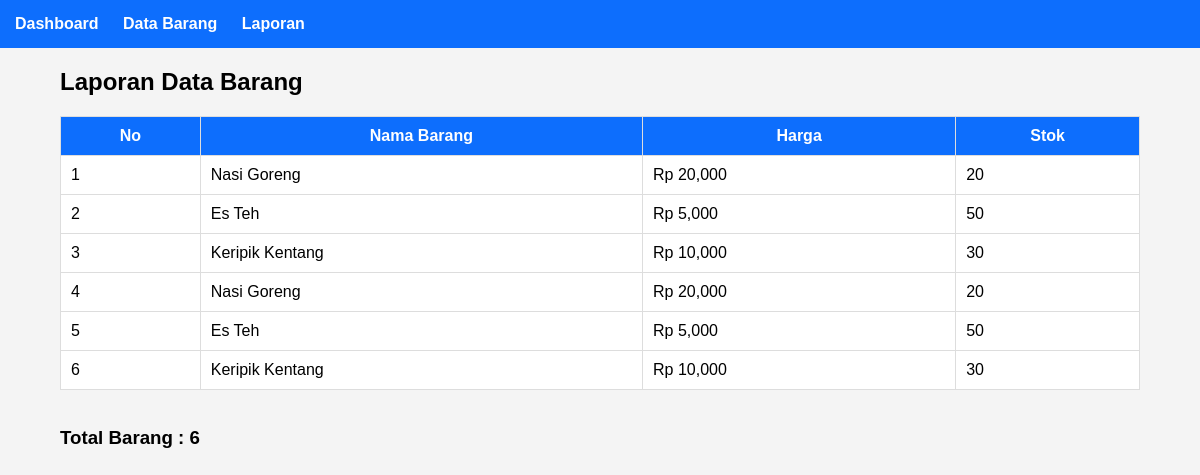
Page /app/laporan.php on the committed database.
### tables this page shows
CREATE TABLE barang (
  id_barang int(11) NOT NULL,
  id_kategori int(11) NOT NULL,
  nama_barang varchar(100) NOT NULL,
  harga decimal(10,2) NOT NULL,
  stok int(11) NOT NULL
);

### app/laporan.php (the view)
<?php
include "koneksi.php";
include "navbar.php";
?>
<h2>Laporan Data Barang</h2>
<table>
<tr>
    <th>No</th>
    <th>Nama Barang</th>
    <th>Harga</th>
    <th>Stok</th>
</tr>
<?php
$no=1;
$data=mysqli_query($conn,"SELECT * FROM barang");
while($d=mysqli_fetch_array($data))
{
?>
<tr>
<td><?= $no++; ?></td>
<td><?= $d['nama_barang']; ?></td>
<td>Rp <?= number_format($d['harga']); ?></td>
<td><?= $d['stok']; ?></td>
</tr>
<?php } ?>
</table>
<br>
<?php
$total=mysqli_query($conn,"SELECT COUNT(*) AS jumlah FROM barang");
$t=mysqli_fetch_array($total);
?>
<h3>Total Barang : <?= $t['jumlah']; ?></h3>
</div>
</body>
</html>

### app/navbar.php (style rules this page uses)
body { margin:0; font-family:Arial; background:#f4f4f4; }
table { width:100%; border-collapse:collapse; background:white; }
table th,table td { border:1px solid #ddd; padding:10px; }
table th { background:#0d6efd; color:white; }

### rows in the picture
barang: nama_barang "Nasi Goreng", harga "20,000", stok "20"
barang: nama_barang "Es Teh", harga "5,000", stok "50"
barang: nama_barang "Keripik Kentang", harga "10,000", stok "30"
barang: nama_barang "Nasi Goreng", harga "20,000", stok "20"
barang: nama_barang "Es Teh", harga "5,000", stok "50"
barang: nama_barang "Keripik Kentang", harga "10,000", stok "30"

### other values in the picture
$t['jumlah'] "6"
